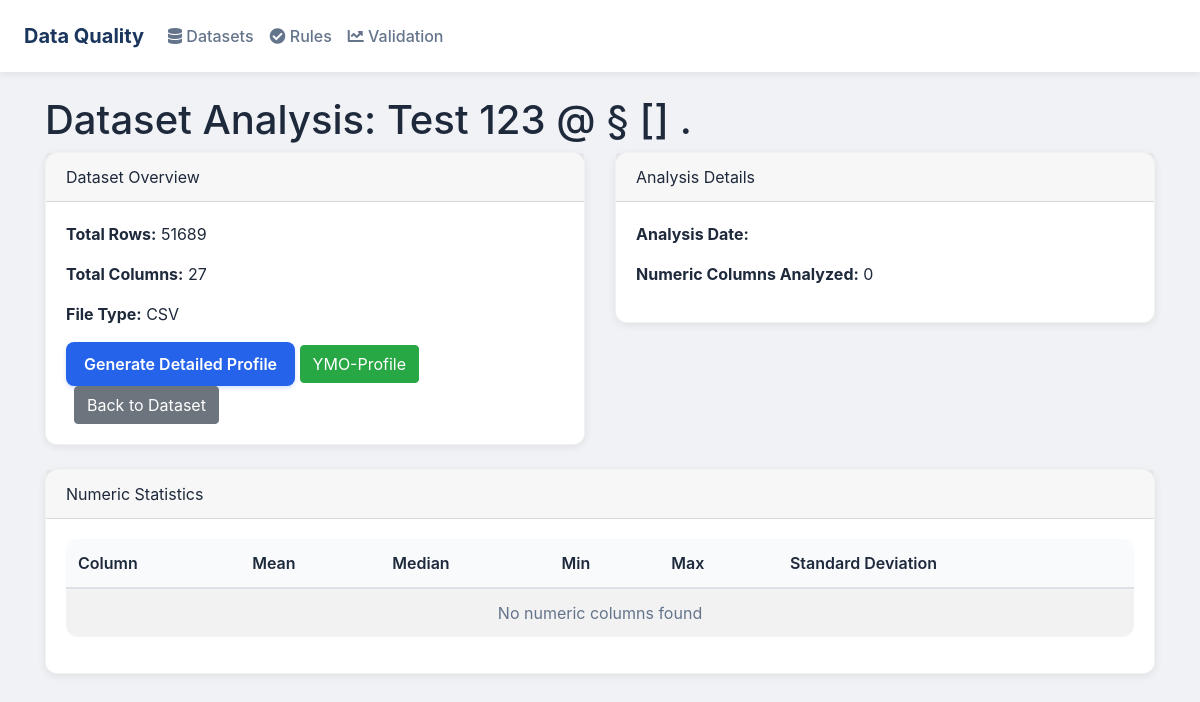
The page /datasets/8/analyze/ (signed in) on the database its author committed.
### core/models.py (models this page shows, shortened)
class Dataset(models.Model):
    FILE_TYPE_CHOICES = [
        ('csv', 'CSV'),
        ('excel', 'Excel'),
        ('json', 'JSON')
    ]
    PROFILE_STATUS_CHOICES = [
        ('not_generated', 'Not Generated'),
        ('processing', 'Processing'),
        ('completed', 'Completed'),
        ('failed', 'Failed')
    ]
    name = models.CharField(max_length=255)
    description = models.TextField(blank=True)
    file = models.FileField(upload_to='datasets/')
    file_type = models.CharField(max_length=10, choices=FILE_TYPE_CHOICES)
    created_at = models.DateTimeField(auto_now_add=True)
    updated_at = models.DateTimeField(auto_now=True)
    profile_status = models.CharField(
        max_length=20,
        choices=PROFILE_STATUS_CHOICES,
        default='not_generated'
    )
    profile_last_updated = models.DateTimeField(null=True, blank=True)
    profile_config = models.JSONField(null=True, blank=True)
    profile_report = models.FileField(upload_to='profiles/reports/', null=True, blank=True)
    profile_json = models.FileField(upload_to='profiles/json/', null=True, blank=True)
    total_rows = models.IntegerField(null=True, blank=True)
    total_columns = models.IntegerField(null=True, blank=True)
    column_names = models.JSONField(null=True, blank=True)
    column_types = models.JSONField(null=True, blank=True)
    is_sensitive = models.BooleanField(default=False, help_text="Mark if dataset contains sensitive information")
    uploaded_by = models.ForeignKey(
        User,
        on_delete=models.SET_NULL,
        null=True,
        blank=True,
        related_name='uploaded_datasets',
        help_text="User who uploaded the dataset"
    )
    def get_file_type_display(self):
        return dict(self.FILE_TYPE_CHOICES).get(self.file_type, self.file_type)

### core/views.py (the view)
# urls.py: path('datasets/<int:dataset_id>/analyze/', views.dataset_analyze, name='dataset_analyze'),
@login_required
def dataset_analyze(request, dataset_id):
    dataset = get_object_or_404(Dataset, id=dataset_id)
    from .tasks import analyze_dataset
    analysis = analyze_dataset(dataset)
    return render(request, 'core/dataset_analyze.html', {
        'dataset': dataset,
        'analysis': analysis,
        'active_page': 'analyze'
    })

### core/templates/core/dataset_analyze.html (shortened to what this page needs)
{% extends "core/base.html" %}
{% load static custom_filters %}
{% block content %}
<div class="container mt-4">
    <div class="row">
        <div class="col-md-12">
            <h1>Dataset Analysis: {{ dataset.name }}</h1>
        </div>
    </div>
    <div class="row">
        <div class="col-md-6">
            <div class="card mb-4">
                <div class="card-header">Dataset Overview</div>
                <div class="card-body">
                    <p><strong>Total Rows:</strong> {{ dataset.total_rows }}</p>
                    <p><strong>Total Columns:</strong> {{ dataset.total_columns }}</p>
                    <p><strong>File Type:</strong> {{ dataset.get_file_type_display }}</p>
                    <div class="mt-3">
                        <button onclick="generateProfile()" class="btn btn-primary">Generate Detailed Profile</button>
                        <button onclick="generateYDataProfile()" class="btn btn-success">YMO-Profile</button>
                        <a href="{% url 'core:dataset_detail' dataset.id %}" class="btn btn-secondary ml-2">Back to Dataset</a>
                    </div>
                </div>
            </div>
        </div>
        <div class="col-md-6">
            <div class="card mb-4">
                <div class="card-header">Analysis Details</div>
                <div class="card-body">
                    <p><strong>Analysis Date:</strong> {{ analysis.created_at }}</p>
                    <p><strong>Numeric Columns Analyzed:</strong> {{ numeric_stats|length }}</p>
                </div>
            </div>
        </div>
    </div>
    <div class="row">
        <div class="col-md-12">
            <div class="card">
                <div class="card-header">Numeric Statistics</div>
                <div class="card-body">
                    <table class="table table-striped">
                        <thead>
                            <tr>
                                <th>Column</th>
                                <th>Mean</th>
                                <th>Median</th>
                                <th>Min</th>
                                <th>Max</th>
                                <th>Standard Deviation</th>
                            </tr>
                        </thead>
                        <tbody>
                            {% for column, stats in numeric_stats.items %}
                                <tr>
                                    <td>{{ column }}</td>
                                    <td>{{ stats.mean|floatformat:2 }}</td>
                                    <td>{{ stats.median|floatformat:2 }}</td>
                                    <td>{{ stats.min|floatformat:2 }}</td>
                                    <td>{{ stats.max|floatformat:2 }}</td>
                                    <td>{{ stats.std|floatformat:2 }}</td>
                                </tr>
                            {% empty %}
                                <tr>
                                    <td colspan="6" class="text-center">No numeric columns found</td>
                                </tr>
                            {% endfor %}
                        </tbody>
                    </table>
                </div>
            </div>
        </div>
    </div>
</div>
{% endblock %}

### core/templates/core/base.html (style rules this page uses)
body { background-color: #f0f2f5; color: #1e293b; font-family: -apple-system, BlinkMacSystemFont, "Segoe UI", Roboto, "Helvetica Neue", Arial, sans-serif; }
.card { background: white; border-radius: 12px; box-shadow: 0 2px 8px rgba(0,0,0,0.08); border: 1px solid rgba(0,0,0,0.05); transition: all 0.3s ease; }
.btn-primary { background: #2563eb; border: none; border-radius: 8px; padding: 10px 18px; font-weight: 600; transition: all 0.2s ease; box-shadow: 0 2px 4px rgba(37,99,235,0.2); }
.table { background: white; border-radius: 12px; overflow: hidden; }
.table th { background: #f8fafc; color: #1e293b; font-weight: 600; border-top: none; }
.table td { vertical-align: middle; color: #64748b; }

### rows shown on the page
Dataset: name "Test 123 @ § [] .", total_rows "51689", total_columns "27", file_type "CSV"

### other values the page prints
{{ numeric_stats|length }} "0"
